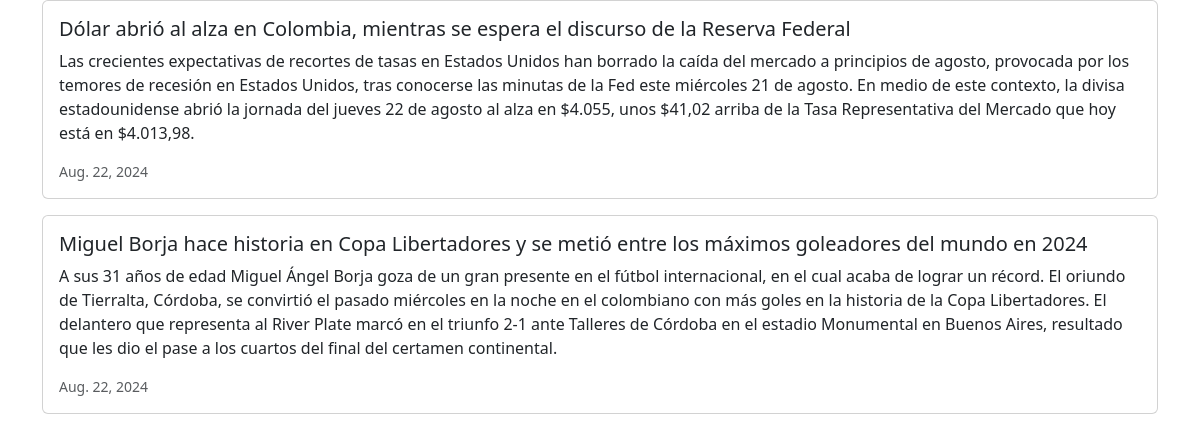
Page /news/ on the committed database.
### news/models.py (models this page shows, shortened)
class News(models.Model):
    headline = models.CharField(max_length=200)
    body = models.TextField()
    date = models.DateField()

### news/views.py (the view)
# urls.py: path('news/', include('news.urls')),
def news(request):
    newss = News.objects.all().order_by('-date')
    return render(request, 'news.html', {'newss': newss})

### news/templates/news.html (shortened to what this page needs)
<head>
    <link href="https://cdn.jsdelivr.net/npm/bootstrap@5.3.3/dist/css/bootstrap.min.css" rel="stylesheet">
</head>
<div class="container">
    {% for news in newss %}
    <div class="card mb-3">
        <div class="row g-0">
          <div class="">
            <div class="card-body">
              <h5 class="card-title">{{ news.headline }}</h5>
              <p class="card-text">{{ news.body }}</p>
              <p class="card-text"><small class="text-muted">{{ news.date }}</small></p>
            </div>
          </div>
        </div>
      </div>
      {% endfor %}
</div>

### rows in the picture
News: headline "Dólar abrió al alza en Colombia, mientras se espera el discurso de la Reserva Federal", body "Las crecientes expectativas de recortes de tasas en Estados Unidos han borrado la caída del mercado a principios de agosto, provocada por los temores de recesión en Estados Unidos, tras conocerse las minutas de la Fed este miércoles 21 de agosto. En medio de este contexto, la divisa estadounidense abrió la jornada del jueves 22 de agosto al alza en $4.055, unos $41,02 arriba de la Tasa Representativa del Mercado que hoy está en $4.013,98.", date "Aug. 22, 2024"
News: headline "Miguel Borja hace historia en Copa Libertadores y se metió entre los máximos goleadores del mundo en 2024", body "A sus 31 años de edad Miguel Ángel Borja goza de un gran presente en el fútbol internacional, en el cual acaba de lograr un récord. El oriundo de Tierralta, Córdoba, se convirtió el pasado miércoles en la noche en el colombiano con más goles en la historia de la Copa Libertadores. El delantero que representa al River Plate marcó en el triunfo 2-1 ante Talleres de Córdoba en el estadio Monumental en Buenos Aires, resultado que les dio el pase a los cuartos del final del certamen continental.", date "Aug. 22, 2024"
